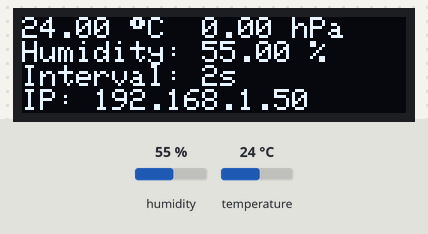
The sketch below on a simulated ESP32. Shown: 128×32 one-colour display. Inputs (shaded band) come from the test bench; at power-on: humidity 55 %, temperature 24 °C. WiFi joins after 1.5 s; servers stay silent unless stated; the display library's start-up logo is not drawn; what the sketch prints to the serial monitor is not drawn.

Above: at 4.7 s.
4.8 s: humidity set to 22 %
At 6.1 s:
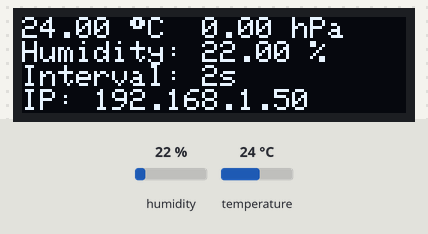
7.1 s: temperature set to 12 °C
At 8.3 s:
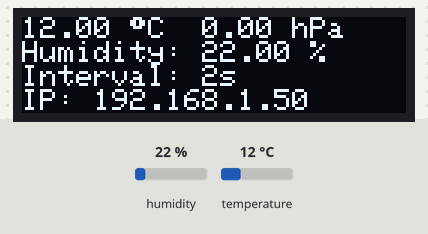
10.6 s: humidity set to 40 %
At 12.7 s:
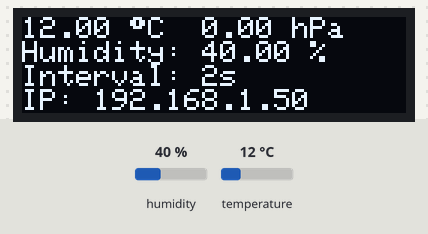
13.1 s: temperature set to 19 °C
At 14.9 s:
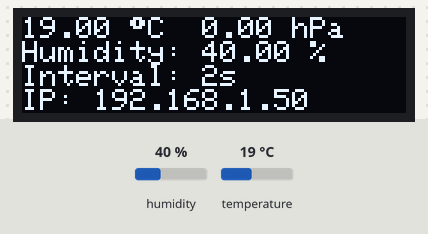
Timing chart, 0 to 16.1 s (numbered marks = the images above; inputs shaded):
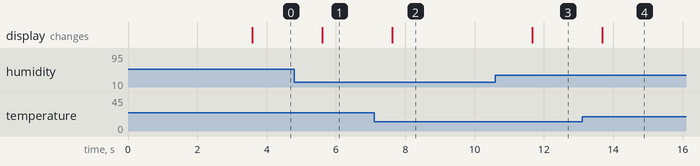

Measured:
- after the input at 4.8 s, the display: changes after 0.81 s (image 1)
- after the input at 7.1 s, the display: changes after 0.53 s (image 2)
- after the input at 10.6 s, the display: changes after 1.1 s (image 3)
- after the input at 13.1 s, the display: changes after 0.58 s (image 4)

The sketch:

ESP32_SSD1306_BME280_DHT22.ino
```cpp
// Provided by Damian Bogusz & Paweł Ciszewski
//


// Choose sensor ... (comment one of the two following lines)
//#define USING_BME280
#define USING_DHT22


// --- used libraries ---------------------------------------------------
#include <Arduino.h>
#include <WiFi.h>
#include <ESPAsyncWebServer.h>
#include "AsyncJson.h"
#include "ArduinoJson.h"

#include <SPI.h>              // display
#include <Wire.h>             // display
#include <Adafruit_GFX.h>     // display
#include <Adafruit_SSD1306.h> // display

#ifdef USING_BME280
  #include <Adafruit_BME280.h>  // BME280 sensor
#elif defined USING_DHT22
  #include "DHT.h"              // DHT22 sensor
#endif

// --- server -----------------------------------------------------------
AsyncWebServer server(80);

// fill the following ssid and password with your network's credentials
const char *ssid = "super";
const char *password = "trudnehaslo123";
StaticJsonDocument<250> jsonDocument;
char buffer[250];

// --- sensor -----------------------------------------------------------
#ifdef USING_BME280
  //I2C    BME280
  Adafruit_BME280 bme;
#elif defined USING_DHT22
  #define DHTPIN 4      // pin which DHT22 is connected to
  #define DHTTYPE DHT22 //our sensor is DHT22 type
  DHT dht(DHTPIN, DHTTYPE); //create an instance of DHT sensor
#endif

// --- display ----------------------------------------------------------
#define SCREEN_WIDTH 128
#define SCREEN_HEIGHT 32
#define OLED_RESET     -1
#define SCREEN_ADDRESS 0x3C
Adafruit_SSD1306 display(SCREEN_WIDTH, SCREEN_HEIGHT, &Wire, OLED_RESET);

// --- const & variables ------------------------------------------------
float temperature;
float humidity;
float pressure;

int interval = 2000;

String t_string = "Temp: ";
String h_string = "Hum:  ";
String interval_string = "Read interval: " + String(interval/1000) + "s";
String ip_string = "IP: ";

// ----------------------------------------------------------------------

void notFound(AsyncWebServerRequest *request)
{
  request->send(404, "application/json", "{\"message\":\"Not found\"}");
}

void setup_wifi() {
  // WIFI setup
  WiFi.mode(WIFI_STA);
  WiFi.begin(ssid, password);
  while (WiFi.waitForConnectResult() != WL_CONNECTED)
  {
    Serial.printf("WiFi Failed!\n");
  }
  Serial.print("IP Address: ");
  Serial.println(WiFi.localIP());
}

void setup_server_routing() {
  server.on("/data", HTTP_GET, [](AsyncWebServerRequest *request) {
    Serial.println("GET => /data");

    jsonDocument.clear();
    add_json_object("temperature", temperature, "°C");
    add_json_object("humidity", humidity, "%");
    add_json_object("pressure", pressure, "hPa");
    serializeJson(jsonDocument, buffer);
    request->send(200, "application/json", buffer);
  });

  server.onNotFound(notFound);
  DefaultHeaders::Instance().addHeader("Access-Control-Allow-Origin", "*");
  server.begin();
}

void setup_display() {
  // display setup
  // SSD1306_SWITCHCAPVCC = generate display voltage from 3.3V internally
  if(!display.begin(SSD1306_SWITCHCAPVCC, SCREEN_ADDRESS)) {
    Serial.println(F("SSD1306 allocation failed"));
    for(;;); // Don't proceed, loop forever
  }
  display.display();
  delay(2000);
  display.clearDisplay();
  display.display();
  display.setCursor(0,0);
  display.setTextSize(1);
  display.setTextColor(SSD1306_WHITE, SSD1306_BLACK);
  display.display();
}

void create_json(char *tag, float value, char *unit) {
  jsonDocument.clear();
  jsonDocument["type"] = tag;
  jsonDocument["value"] = value;
  jsonDocument["unit"] = unit;
  serializeJson(jsonDocument, buffer);
}

void add_json_object(char *tag, float value, char *unit) {
  JsonObject obj = jsonDocument.createNestedObject();
  obj["type"] = tag;
  obj["value"] = value;
  obj["unit"] = unit;
}

void readSensorData() {
  #ifdef USING_BME280           // for BME280 sensor
    temperature = bme.readTemperature();
    humidity = bme.readHumidity();
    pressure = bme.readPressure()/100.0;
    Serial.println("Sensor data read:  " + String(temperature) + "*C" + "   Hum:  " + String(humidity) + "%"+ "   Pressure:  " + String(humidity) + "hPa");
  #elif defined USING_DHT22     // for DHT sensor
    temperature = dht.readTemperature();
    humidity = dht.readHumidity();
    Serial.println("Sensor data read:  " + String(temperature) + "*C" + "   Hum:  " + String(humidity) + "%");
  #endif
}

void refreshDisplayInfo() {
  Serial.print("Display refreshed  <==  ");
  readSensorData();

  display.clearDisplay();

  display.setCursor(0,0);
  display.print(String(temperature) +" " + (char)247 +"C  " + String(pressure) + " hPa");
  display.setCursor(0,8);
  display.println("Humidity: " + String(humidity) +" %");
  display.setCursor(0,16);
  display.println("Interval: " + String(interval/1000) + "s");
  display.setCursor(0,24);
  display.println("IP: " + WiFi.localIP().toString());
  display.display();
}

void setup()
{
  Serial.begin(115200);

  setup_display();

  #ifdef USING_BME280
    // BME280 sensor setup
    delay(1000);
    if (!bme.begin()) {
      Serial.println("Could not find a valid BME280 sensor, check wiring!");
    }
  #elif defined USING_DHT22
      // DHT22 sensor setup
      Serial.println("DHT22 sensor!");
      dht.begin(); //call begin to start sensor
  #endif

  setup_wifi();
  setup_server_routing();
}
void loop()
{
  refreshDisplayInfo();
  delay(interval);
}
```
